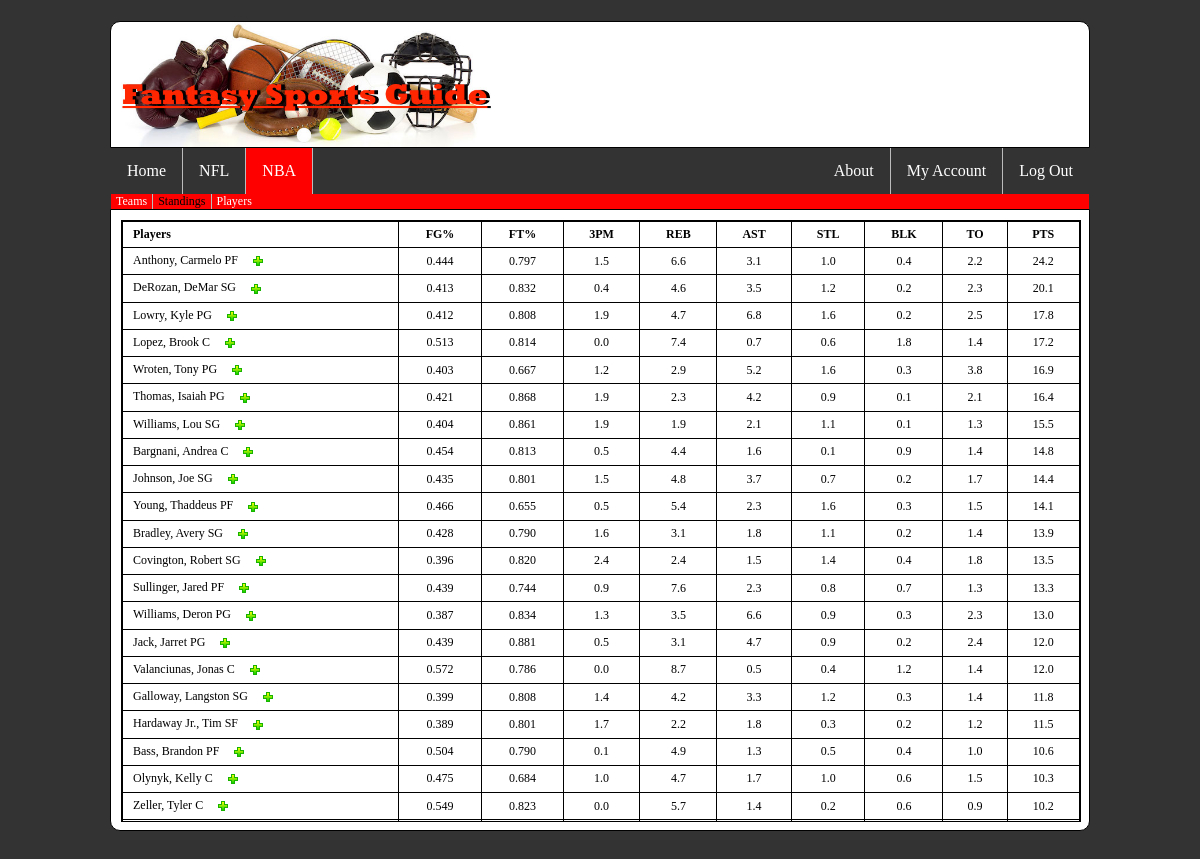
Page /players.php on the committed database.
### tables this page shows
CREATE TABLE `nbarosters` (
  `teamId` int(11) NOT NULL,
  `firstName` varchar(25) NOT NULL,
  `lastName` varchar(30) NOT NULL,
  `position` varchar(10) NOT NULL,
  `fieldGoal` float(7,3) NOT NULL,
  `freeThrow` float(7,3) NOT NULL,
  `threePoint` float(7,1) NOT NULL,
  `rebound` float(7,1) NOT NULL,
  `assist` float(7,1) NOT NULL,
  `steal` float(7,1) NOT NULL,
  `block` float(7,1) NOT NULL,
  `turnovers` float(7,1) NOT NULL,
  `points` float(7,1) NOT NULL,
  `playerID` int(11) NOT NULL AUTO_INCREMENT,
  PRIMARY KEY (`playerID`),
  KEY `teamId` (`teamId`),
  CONSTRAINT `nbarosters_ibfk_1` FOREIGN KEY (`teamId`) REFERENCES `nbateam` (`teamId`)
);

### logindb.php.inc (the view, shortened to what this page needs)
<?php
class localDB
{
    private $db;
    public function __construct($iniFile){
	$ini = parse_ini_file($iniFile,true);
	$this->db = new mysqli(
		$ini['loginDB']['host'],
		$ini['loginDB']["user"],
		$ini['loginDB']["password"],
		$ini['loginDB']["db"]);
    }
    public function allnbaplayers(){
      $query = "select * from nbarosters order by points desc;";
      $results = $this->db->query($query);
      $heading = "<tr><td ><b>Players</b></td><td align='center'><b>FG%</b></td><td align='center'><b>FT%</b></td><td align='center'><b>3PM</b></td>
		  <td align='center'><b>REB</b></td><td align='center'><b>AST</b></td><td align='center'><b>STL</b></td>
		  <td align='center'><b>BLK</b></td><td align='center'><b>TO</b></td><td align='center'><b>PTS</b></td></tr>";
      while( $team =  $results->fetch_assoc() ){
	$row .= "<tr><td><form action='../account.php' method='post'>".$team['lastName'].", ".$team['firstName']." ".$team['position'].
		"&nbsp; &nbsp; <button type='submit' name='addteam' alt='Add' value='".$team['playerID']."' style='border:none;background:url(nbateams/img/add_small.png);
		width:16px;height:16px;vertical-align:middle;'></button>
		</form></td><td align='center'>".
		$team['fieldGoal']."</td><td align='center'>".
		$team['freeThrow']."</td><td align='center'>".
		$team['threePoint']."</td><td align='center'>".
		$team['rebound']."</td><td align='center'>".
		$team['assist']."</td><td align='center'>".
		$team['steal']."</td><td align='center'>".
		$team['block']."</td><td align='center'>".
		$team['turnovers']."</td><td align='center'>".
		$team['points']."</td></tr>";
      }
      return "<table class='rosters'>".$heading.$row."</table>";
    }
   }
?>

### players.php (shortened to what this page needs)
<?php
  require_once("logindb.php.inc");
  $login = new localDB("connect.ini");
  $response = $login->allnbaplayers();
?>
<!DOCTYPE html PUBLIC "-//W3C//DTD XHTML 1.0 Transitional//EN" "http://www.w3.org/TR/xhtml1/DTD/xhtml1-transitional.dtd">
<html xmlns="http://www.w3.org/1999/xhtml">
<head>
<link href="css/layout.css" rel="stylesheet" type="text/css" />
</head>
<body>
<div id="Holder">
<div id="Header"><a href="index.php" title="Home"><img src="logo.jpeg" alt="Fantasy Sports Guide" height="125"></a>
</div>
<div id="NavBar">
<ul>
  <li><a href="index.php">Home</a></li>
  <li><a href="nfl.php">NFL</a></li>
  <li><a href="nba.php" class="active">NBA</a></li>
  <ul style="float:right;list-style-type:none;">
    <li><a href="#">About</a></li>
    <li><a href="account.php">My Account</a></li>
    <li><a href="logout.php">Log Out</a></li>
  </ul>
</ul>
</div>
<div id="SubBar">
<ul>
  <li><a href="nba.php">Teams</a></li>
  <li><a href="nbastanding.php" class="active">Standings</a></li>
  <li><a href="players.php">Players</a></li>
</ul>
</div>
<div id="Content">
  <div style="overflow:scroll; overflow-x:hidden;border:1px solid black; width:100%; height:600px;"><?php echo $response;?></div>
</div>
</div>
</body>
</html>

### css/layout.css (style rules this page uses)
body { background: #333333; margin:0; padding:0; }
#NavBar ul { list-style-type: none; margin: 0; padding: 0; overflow: hidden; background-color: #333; }
#NavBar li { float: left; border-right:1px solid #bbb; }
#NavBar li:last-child { border-right: none; }
#NavBar li a { display: block; color: white; text-align: center; padding: 14px 16px; text-decoration: none; }
#NavBar .active { background-color: #FF0000; }
#Holder { width:980px; height:100%; margin-left:auto; margin-right:auto; margin-top:21px; margin-bottom:21px; }
#Header { background: white; border: solid 1px; height: auto; text-align: left; border-top-left-radius:10px; border-top-right-radius:10px; padding-left:10px; }
#NavBar { padding-left: 1px; padding-right: 1px; margin: 0px; }
#Content { background: white; height: 600px; margin-bottom:11px; border: 1px solid black; border-bottom-left-radius:10px; border-bottom-right-radius:10px; padding-top: 10px; padding-bottom: 10px; padding-left:10px; padding-right:10px; }
#Content table { height: auto; width: 100%; border: 1px solid black; border-collapse:collapse; margin: 0 auto; }
#Content table td { font-size:12px; width: auto; border: 1px solid black; border-collapse:collapse; padding:5px; }
#Content table tr { border:1px solid black; border-collapse:collapse; }
.rosters { height:auto; width:auto; border: 1px solid black; border-collapse: collapse; float:left !important; padding:0px; }
.rosters td { padding-left:10px !important; padding-right:10px !important; }
#SubBar { padding-left: 1px; padding-right: 1px; margin-bottom: 0px; }
#SubBar ul { list-style-type: none; margin: 0; padding: 0; overflow: hidden; background-color: #FF0000; }
#SubBar li { font-size:12px; float: left; border-right:1px solid #bbb; }
#SubBar li:last-child { border-right: none; }
#SubBar li a { color: white; text-align: center; padding: 5px 5px; text-decoration: none; }
#SubBar .active { color: black; }

### rows in the picture
nbarosters: lastName "Anthony", firstName "Carmelo", position "PF", fieldGoal "0.444", freeThrow "0.797", threePoint "1.5", rebound "6.6", assist "3.1", steal "1.0", block "0.4", turnovers "2.2", points "24.2"
nbarosters: lastName "DeRozan", firstName "DeMar", position "SG", fieldGoal "0.413", freeThrow "0.832", threePoint "0.4", rebound "4.6", assist "3.5", steal "1.2", block "0.2", turnovers "2.3", points "20.1"
nbarosters: lastName "Lowry", firstName "Kyle", position "PG", fieldGoal "0.412", freeThrow "0.808", threePoint "1.9", rebound "4.7", assist "6.8", steal "1.6", block "0.2", turnovers "2.5", points "17.8"
nbarosters: lastName "Lopez", firstName "Brook", position "C", fieldGoal "0.513", freeThrow "0.814", threePoint "0.0", rebound "7.4", assist "0.7", steal "0.6", block "1.8", turnovers "1.4", points "17.2"
nbarosters: lastName "Wroten", firstName "Tony", position "PG", fieldGoal "0.403", freeThrow "0.667", threePoint "1.2", rebound "2.9", assist "5.2", steal "1.6", block "0.3", turnovers "3.8", points "16.9"
nbarosters: lastName "Thomas", firstName "Isaiah", position "PG", fieldGoal "0.421", freeThrow "0.868", threePoint "1.9", rebound "2.3", assist "4.2", steal "0.9", block "0.1", turnovers "2.1", points "16.4"
nbarosters: lastName "Williams", firstName "Lou", position "SG", fieldGoal "0.404", freeThrow "0.861", threePoint "1.9", rebound "1.9", assist "2.1", steal "1.1", block "0.1", turnovers "1.3", points "15.5"
nbarosters: lastName "Bargnani", firstName "Andrea", position "C", fieldGoal "0.454", freeThrow "0.813", threePoint "0.5", rebound "4.4", assist "1.6", steal "0.1", block "0.9", turnovers "1.4", points "14.8"
nbarosters: lastName "Johnson", firstName "Joe", position "SG", fieldGoal "0.435", freeThrow "0.801", threePoint "1.5", rebound "4.8", assist "3.7", steal "0.7", block "0.2", turnovers "1.7", points "14.4"
nbarosters: lastName "Young", firstName "Thaddeus", position "PF", fieldGoal "0.466", freeThrow "0.655", threePoint "0.5", rebound "5.4", assist "2.3", steal "1.6", block "0.3", turnovers "1.5", points "14.1"
nbarosters: lastName "Bradley", firstName "Avery", position "SG", fieldGoal "0.428", freeThrow "0.790", threePoint "1.6", rebound "3.1", assist "1.8", steal "1.1", block "0.2", turnovers "1.4", points "13.9"
nbarosters: lastName "Covington", firstName "Robert", position "SG", fieldGoal "0.396", freeThrow "0.820", threePoint "2.4", rebound "2.4", assist "1.5", steal "1.4", block "0.4", turnovers "1.8", points "13.5"
nbarosters: lastName "Sullinger", firstName "Jared", position "PF", fieldGoal "0.439", freeThrow "0.744", threePoint "0.9", rebound "7.6", assist "2.3", steal "0.8", block "0.7", turnovers "1.3", points "13.3"
nbarosters: lastName "Williams", firstName "Deron", position "PG", fieldGoal "0.387", freeThrow "0.834", threePoint "1.3", rebound "3.5", assist "6.6", steal "0.9", block "0.3", turnovers "2.3", points "13.0"
nbarosters: lastName "Jack", firstName "Jarret", position "PG", fieldGoal "0.439", freeThrow "0.881", threePoint "0.5", rebound "3.1", assist "4.7", steal "0.9", block "0.2", turnovers "2.4", points "12.0"
nbarosters: lastName "Valanciunas", firstName "Jonas", position "C", fieldGoal "0.572", freeThrow "0.786", threePoint "0.0", rebound "8.7", assist "0.5", steal "0.4", block "1.2", turnovers "1.4", points "12.0"
nbarosters: lastName "Galloway", firstName "Langston", position "SG", fieldGoal "0.399", freeThrow "0.808", threePoint "1.4", rebound "4.2", assist "3.3", steal "1.2", block "0.3", turnovers "1.4", points "11.8"
nbarosters: lastName "Hardaway Jr.", firstName "Tim", position "SF", fieldGoal "0.389", freeThrow "0.801", threePoint "1.7", rebound "2.2", assist "1.8", steal "0.3", block "0.2", turnovers "1.2", points "11.5"
nbarosters: lastName "Bass", firstName "Brandon", position "PF", fieldGoal "0.504", freeThrow "0.790", threePoint "0.1", rebound "4.9", assist "1.3", steal "0.5", block "0.4", turnovers "1.0", points "10.6"
nbarosters: lastName "Olynyk", firstName "Kelly", position "C", fieldGoal "0.475", freeThrow "0.684", threePoint "1.0", rebound "4.7", assist "1.7", steal "1.0", block "0.6", turnovers "1.5", points "10.3"
nbarosters: lastName "Zeller", firstName "Tyler", position "C", fieldGoal "0.549", freeThrow "0.823", threePoint "0.0", rebound "5.7", assist "1.4", steal "0.2", block "0.6", turnovers "0.9", points "10.2"
